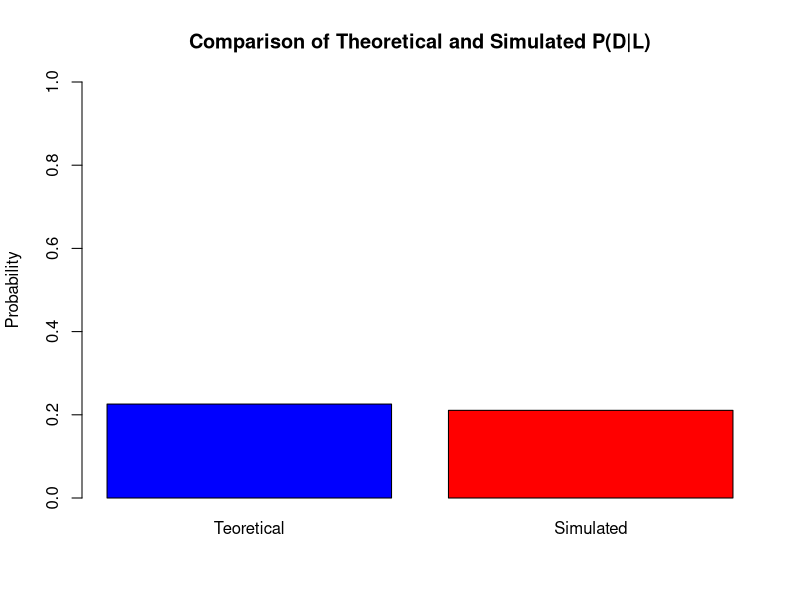

Source code (R):
# Project_03 -> Evaluating Credit Risk Using Conditional Probabilities

# Parameters of the problem
P_D <- 0.04 # Probability of default
P_not_D <- 1 - P_D       # Probability of non-default
P_L_given_D <- 0.7       # Probability of a low credit score given default
P_L_given_not_D <- 0.1   # Probability of a low credit score given non-default

# Step 1: Compute P(D|L) using Bayes' Rule
# Bayes' formula: P(D|L) = P(L|D) * P(D) / [P(L|D) * P(D) + P(L|not D) * P(not D)]

# Calculate the overall probability of having a low credit score, P(L)
# P(L) = P(L∣D) * P(D) + P(L∣¬D) * P(¬D)
P_L <- P_L_given_D * P_D + P_L_given_not_D * P_not_D

# Calculate the posterior probability of default given a low credit score, P(D|L)
P_D_given_L <- (P_L_given_D * P_D) / P_L

# Print the theoretical value of P(D|L)
cat("Theoretical probability P(D|L):", P_D_given_L, "\n")

# Step 2: Simulate customer data
set.seed(123)  # Set seed for reproducibility
n_customers <- 10000  # Number of customers in the simulation

# Generate default status for each customer using P(D)
# For each customer, default is modeled as a Bernoulli random variable with probability P(D)
defaults <- rbinom(n_customers, 1, P_D)

# Generate low credit scores based on default status
low_credit_scores <- ifelse(
  # Conditional statement to determine low credit score based on default status
  defaults == 1, 
  # If the customer defaults, draw low credit score using P(L|D)
  rbinom(n_customers, 1, P_L_given_D), 
  # If the customer does not default, draw low credit score using P(L|not D)
  rbinom(n_customers, 1, P_L_given_not_D)
)

# Combine the generated data into a data frame for easier analysis
data <- data.frame(
  Default = defaults,                 # Default status (1 = default, 0 = non-default)
  LowCreditScore = low_credit_scores  # Low credit score status (1 = low score, 0 = normal score)
)

# Step 3: Calculate P(D|L) from the simulated data
# Count cases where a customer has both defaulted and has a low credit score
# Divide this by the total number of customers with a low credit score to estimate P(D|L)
simulated_P_D_given_L <- sum(data$Default == 1 & data$LowCreditScore == 1) / 
  sum(data$LowCreditScore == 1)

# Print the simulated value of P(D|L)
cat("Simulated probability P(D|L):", simulated_P_D_given_L, "\n")

# Step 4: Visualization of theoretical vs simulated P(D|L)
# Create a bar plot to compare the theoretical and simulated probabilities
barplot(
  c(Teoretical = P_D_given_L, Simulated = simulated_P_D_given_L), # Values to compare
  beside = TRUE,                     # Plot bars side by side
  col = c("blue", "red"),            # Assign colors to bars
  main = "Comparison of Theoretical and Simulated P(D|L)", # Title of the plot
  ylab = "Probability",              # Label for the y-axis
  ylim = c(0, 1)                     # Set y-axis limits
)


# Comments MS:
#
# Strengths:
# 1. Logical and Correct Implementation:
#    - Your solution is logically sound and follows the problem's requirements step by step.
#    - Both the theoretical calculation using Bayes' Rule and the simulation of the customer data 
#      are well-structured and accurate.
#    - The code is free of major errors, and the use of comments provides a helpful guide to the
#      logic behind each step.
#
# 2. Simulation and Visualization:
#    - The simulation of customer data and the comparison of theoretical and simulated results 
#      are well-executed. The inclusion of a bar plot adds clarity to the comparison and enhances 
#      the overall presentation.
#   - It is great that you found this as a clear use case for the binomial distribution. In my worked solution
#     I suggest a different, somewhat more clumsy implementation because I was not assuming that the binomial
#     disrtibution is a concept already known.
# Areas for Improvement:
# 1. Readability and Human Engagement:
#    - While the submission is correct, it is quite dense and hard to follow for a human reviewer.
#      This suggests that it might have been generated or heavily influenced by an LLM.
#    - While I encourage using tools like ChatGPT to assist your learning, a human-centered 
#      approach should still guide your submission. Here’s how:
#      - Add high-level explanations before diving into code. For example, before Step 2 (Simulation),
#        briefly explain *why* you’re simulating customer data and how it connects to the problem.
#      - Simplify comments. For instance, the comment on the conditional statement for low credit 
#        scores could be condensed to:
#        > "Simulate low credit scores based on the customer’s default status."
#      - Use consistent formatting for your comments to make them more readable.

# 2. Active Learning and Refinement:
#    - When using an LLM to assist with the project, consider taking the time to rephrase or refine 
#      its output. This will help you better understand the code and ensure the final result reflects 
#      your voice and style. Ask yourself:
#      - Does every step make sense to me?
#      - Can I rewrite this section to be clearer or more concise?
#      - Would I structure the code differently to improve readability?

# 3. Exploring Edge Cases:
#    - The submission handles the core problem well but does not discuss or test potential edge cases.
#      For example:
#      - What happens if n_customers is very small (e.g., 10)?
#      - How might rounding errors impact the results if probabilities are very close 
#        (e.g., P_D = 0.0401)?
#    - Including a brief discussion or test of such scenarios could demonstrate deeper understanding 
#      and analytical thinking.

# 4. Real-World Relevance:
#    - While the project focuses on theoretical and simulated probabilities, connecting these results 
#      to real-world implications would strengthen the analysis. For instance:
#      - What do the results imply for a bank evaluating a customer’s credit risk?
#      - How might the probabilities change if additional factors (e.g., income, loan type) were included?

# Suggestions for Improvement:
# - Simplify and Personalize:
#   - After generating code with an LLM, rewrite and simplify sections to make them your own. 
#     This will not only improve readability but also enhance your understanding of the material.
#
# - Focus on Explanation:
#   - High-level summaries for each section will help readers (and reviewers) understand the 
#     broader purpose of each step without getting lost in the technical details.
#
# - Explore Additional Insights:
#   - Expand the project by experimenting with different probabilities or visualizations 
#     (e.g., plotting conditional probabilities across different groups of customers). 
#     This would demonstrate creativity and a deeper engagement with the problem.

# Overall, your submission shows a strong understanding of the problem and a clear mastery of the 
# required techniques. By focusing on refining your communication and presentation, you can make your 
# work even more impactful and engaging.
